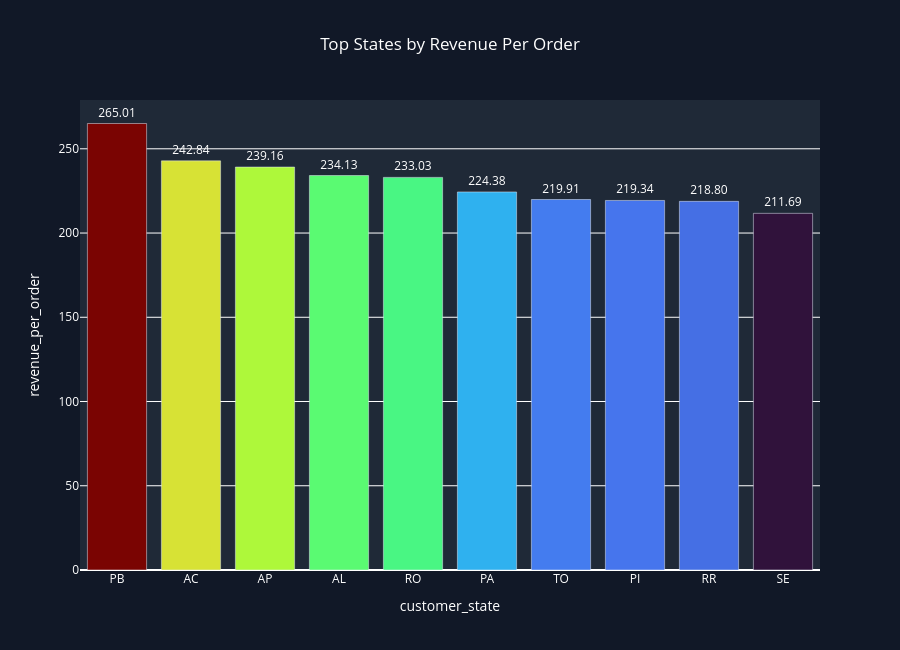

Notebook source saved alongside this figure:
### Markdown cell above
### Order Volume Analysis

- SP leads with more than 41,000 orders, significantly exceeding all other states.
- The ranking of states by orders closely matches the ranking by revenue.
- This indicates that revenue growth is primarily driven by transaction volume rather than unusually high spending.

### Code cell
#Revenue per Order by State
fig = px.bar(
    state_metrics.sort_values(
        "revenue_per_order",
        ascending=False
    ).head(10),
    x="customer_state",
    y="revenue_per_order",
    color="revenue_per_order",
    text="revenue_per_order",
    title="Top States by Revenue Per Order",
    color_continuous_scale="Turbo"
)

fig.update_traces(
    texttemplate="%{text:.2f}",
    textposition="outside"
)

fig.update_layout(
    title_x=0.5,
    height=650,
    paper_bgcolor="#111827",
    plot_bgcolor="#1F2937",
    font_color="white",
    coloraxis_showscale=False
)

fig.show()

### Figure 1 — Plotly figure (JSON) as saved in the notebook; plotly's stock layout.template omitted (floating-point values rounded to 4 significant figures)
{"data": [{"hovertemplate": "customer_state=%{x}<br>revenue_per_order=%{marker.color}<extra></extra>", "legendgroup": "", "marker": {"color": [265.0, 242.8, 239.2, 234.1, 233.0, 224.4, 219.9, 219.3, 218.8, 211.7], "coloraxis": "coloraxis", "pattern": {"shape": ""}}, "name": "", "orientation": "v", "showlegend": false, "text": [265.0, 242.8, 239.2, 234.1, 233.0, 224.4, 219.9, 219.3, 218.8, 211.7], "textposition": "outside", "texttemplate": "%{text:.2f}", "type": "bar", "x": ["PB", "AC", "AP", "AL", "RO", "PA", "TO", "PI", "RR", "SE"], "xaxis": "x", "y": [265.0, 242.8, 239.2, 234.1, 233.0, 224.4, 219.9, 219.3, 218.8, 211.7], "yaxis": "y"}], "layout": {"barmode": "relative", "coloraxis": {"colorbar": {"title": {"text": "revenue_per_order"}}, "colorscale": [[0, "#30123b"], [0.07143, "#4145ab"], [0.1429, "#4675ed"], [0.2143, "#39a2fc"], [0.2857, "#1bcfd4"], [0.3571, "#24eca6"], [0.4286, "#61fc6c"], [0.5, "#a4fc3b"], [0.5714, "#d1e834"], [0.6429, "#f3c63a"], [0.7143, "#fe9b2d"], [0.7857, "#f36315"], [0.8571, "#d93806"], [0.9286, "#b11901"], [1, "#7a0402"]], "showscale": false}, "font": {"color": "white"}, "height": 650, "legend": {"tracegroupgap": 0}, "paper_bgcolor": "#111827", "plot_bgcolor": "#1F2937", "title": {"text": "Top States by Revenue Per Order", "x": 0.5}, "xaxis": {"anchor": "y", "domain": [0, 1], "title": {"text": "customer_state"}}, "yaxis": {"anchor": "x", "domain": [0, 1], "title": {"text": "revenue_per_order"}}}}
